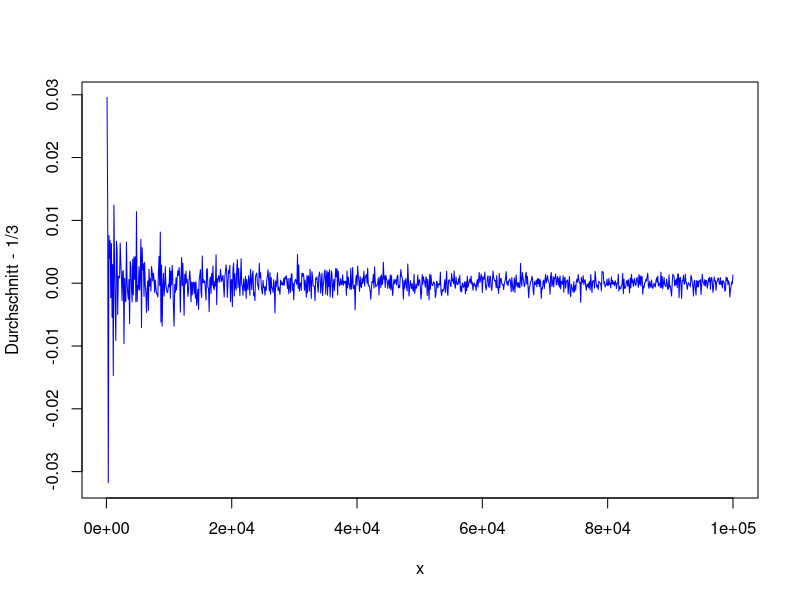
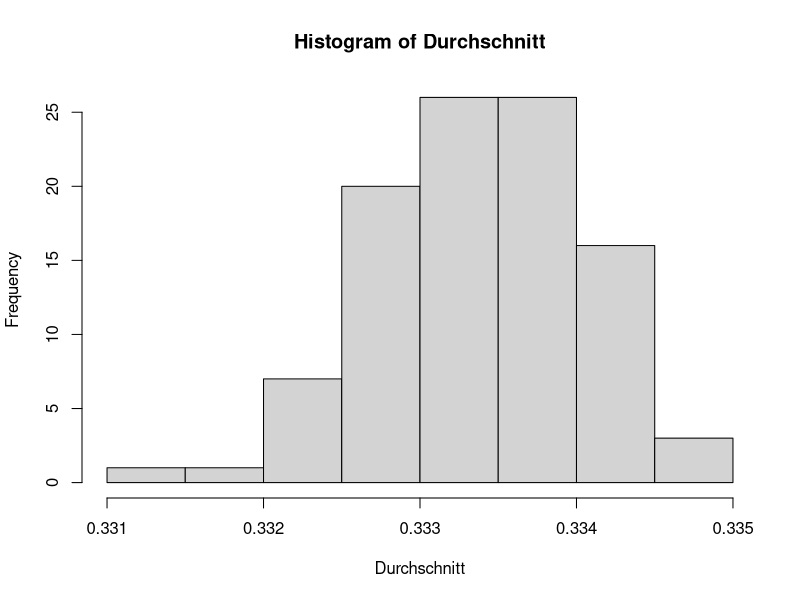

The R script that drew these images, in order:
## ---- chunk 1
n <- 5
## ---- chunk 2
n <- 5
str(n)
object.size(n)
## ---- chunk 3
n <- c(5, 7)
str(n)
typeof(n)
is.vector(n)
length(n)
n <- 5
str(n)
typeof(n)
is.vector(n)
length(n)
## ---- chunk 4
x <- 5
typeof(x)
str(x)
x[1]
x[2]

x <- 1:1000
typeof(x)
str(x)
x <- c("eins", "zwei", "drei")
typeof(x)
str(x)
## ---- chunk 5
a <- c(1, 5, 3, 2)
b <- a
## ---- chunk 6
a <- c(1, 5, 3, 2)
b <- a
b[2] <- 0
a
b
## ---- chunk 7
gc()
## ---- chunk 8
f1 <- function(x, y, z){
  tmp <- 2 * y + 3 * z
  return(x + tmp)
}
## ---- chunk 9
f1(1, 1, 1)
f1(1, 2, 3)
## ---- chunk 10
neuerName <- f1
neuerName(1, 2, 3)
## ---- chunk 11
a <- 1
f1(a, a, a)
a
## ---- chunk 12
f2 <- function (x, y, z){
  return(x + 2 * y + 3 * z)
}
## ---- chunk 13
f3 <- function (x, y, z){
  x + 2 * y + 3 * z
}
## ---- chunk 14
f1(4, 2, 1)
f2(4, 2, 1)
f3(4, 2, 1)
## ---- chunk 15
a <- 1:10
f1(a, a, a)
## ---- chunk 16
a <- 1:10
b <- 1:2
f1(a, a, b)
c <- 0
f1(a, b, c)
## ---- chunk 17
f1(10, 10, 2)
f1(10, 2, 0)
## ---- chunk 18
f1
sqrt
atan2
## ---- chunk 19
f4 <- function(x, y = 1, z = 0){
  x + 2 * y + 3 * z
}
a <- 1:10
b <- 1:2
f4(a)
f4(a, b)
f4(a, a, b)
## ---- chunk 20
f4(z = b, x= a, y = a)
f4(a, z = a) # äquivalent zu f4(a, 1, a)
f4(a, 1, a)
## ---- chunk 21
f <- function(x){
  x[1] <- 42
  x <- 2 * x
}

v <- 1:10
w <- f(v)
v
w
## ---- chunk 22
g <- function(x){
  return(length(x))
}
  v <- 1:1e9 # E-Notation: 1e9 entspricht einer Milliarde
  w <- g(v)
  w
## ---- chunk 23
vertausche1 <- function(x){
  tmp = x[1]
  x[1] = x[2]
  x[2] = tmp
}
z <- 1:4
vertausche1(z)
x
## ---- chunk 24
vertausche2 <- function(x){
  tmp = x[1]
  x[1] = x[2]
  x[2] = tmp
  return(x)
}
z <- vertausche2(z)
z
## ---- chunk 25
'*' (6, 7)
## ---- chunk 26
x <- 1:12
sin(x ^ 3 - x ^ 2/(2 * pi))
## ---- chunk 27
x <- 1:10
z <- ifelse(x %% 2 == 0, x, x + 1)
z
## ---- chunk 28
x <- 2:13
z <- ifelse(x %% 2 == 0, 5, 9)
z
## ---- chunk 29
x <- 11:15
for(idx in x) print(idx ^ 2)
## ---- chunk 30
switch(1, "eins", "zwei", "drei", "vier")
switch(3, "eins", "zwei", "drei", "vier")
## ---- chunk 31
skalierenAffin <- function(x) {
  #xbereich <- range(x)   # Bereich von x
  #xbereich <- range(x, na.rm = TRUE)   # Bereich von x
  xbereich <- range(x, finite = TRUE)   # Bereich von x, finite = TRUE includes na.rm = TRUE.
  (x - xbereich[1]) / (xbereich[2]-xbereich[1])
  
}
## ---- chunk 32
    skalierenAffin(1:5)
    skalierenAffin(6:10)
    skalierenAffin(c(0,1,20))
    skalierenAffin(c(0,1,20)+10)
    skalierenAffin(c(-0.5, -1, 1, 0.5))
## ---- chunk 33
    skalierenAffin(c((1:5), NA))
    skalierenAffin(1/(-2:2))
## ---- chunk 34
rstrecken<- function(n, min = 0, max = 1) {
  return(abs(diff(runif(n))))
}
 
# Plot ----
#n <- seq(100, 100000, by=100)
n <- seq(100L, 1e5L, by=100L)
# str(n)
Durchschnitt <- NULL
for(nn in n){  
  Durchschnitt <- c(Durchschnitt, mean(rstrecken(nn))) 
}

# str(Durchschnitt)
plot(n, Durchschnitt-(1/3), type="l", col="blue", xlab = "x", ylab = "Durchschnitt - 1/3")
## ---- chunk 35
Durchschnitt <- NULL
nn <- 1e5
for(i in 1:100){  
  Durchschnitt <- c(Durchschnitt, mean(rstrecken(nn)))
}

hist(Durchschnitt)
